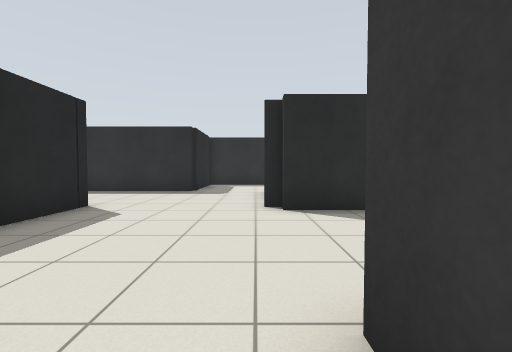
view 1 (above)

19 first-person views from a walk through a robot-simulator world made for Gazebo. The camera is 0.94 m above the floor, tilts 2° down and sees 90° across. The floor is counted in squares, 1 m on a side. Each view is taken from the middle of a square. On the plan, view 1 faces up. The plan holds only what a view shows up to about 10 squares ahead; the rest is blank.

view 2
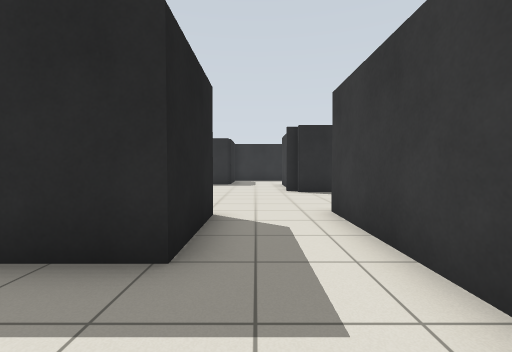

view 3
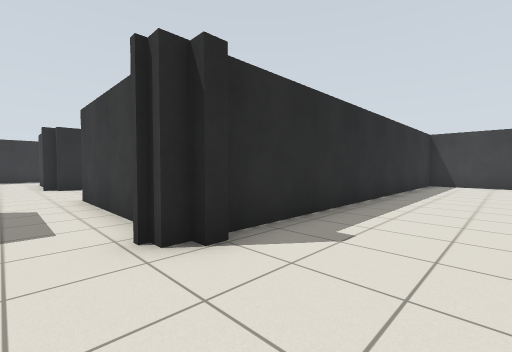

view 4
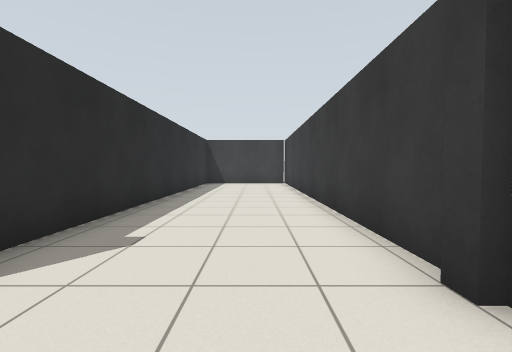

view 5
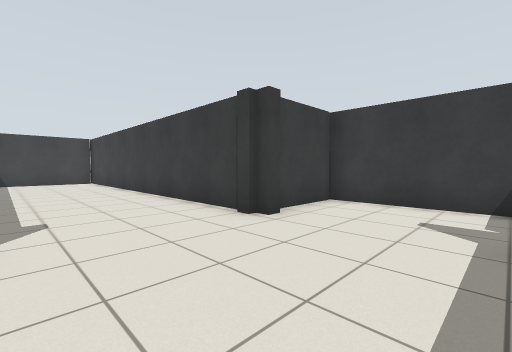

view 6
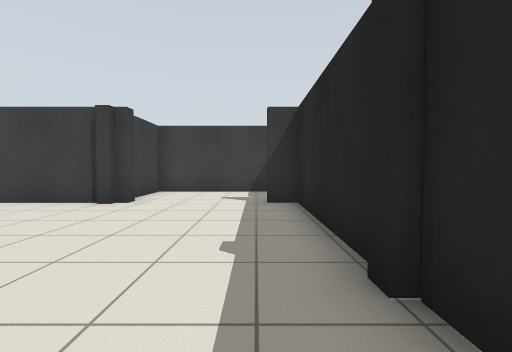

view 7
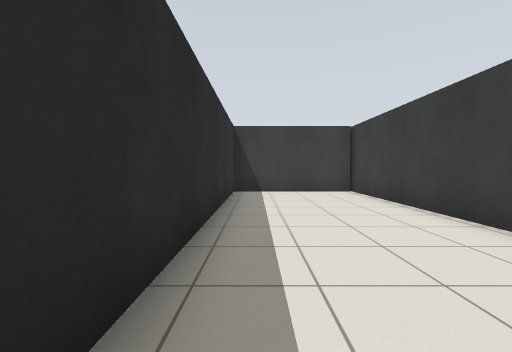

view 8
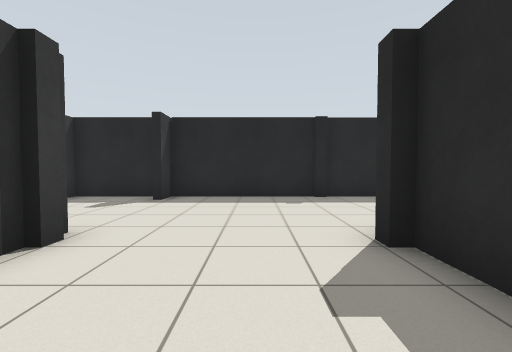

view 9
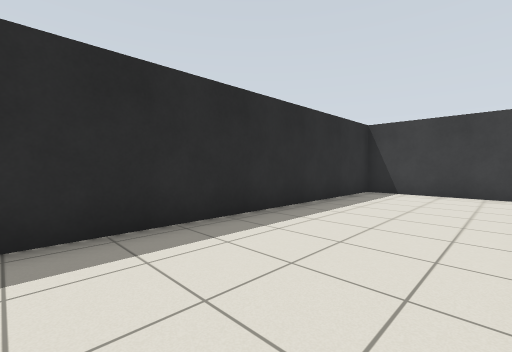

view 10
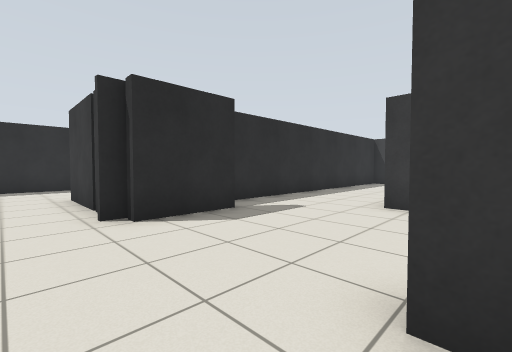

view 11
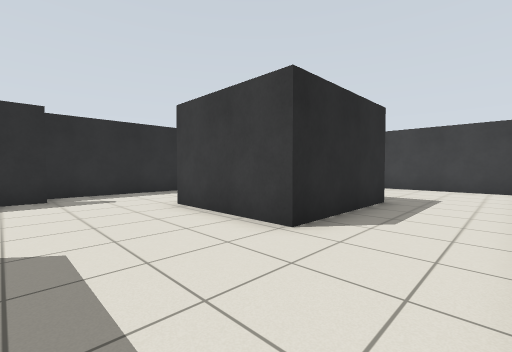

view 12
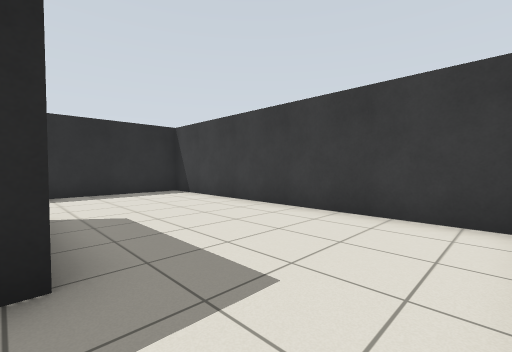

view 13
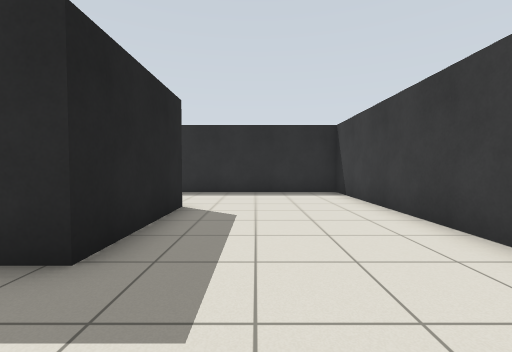

view 14
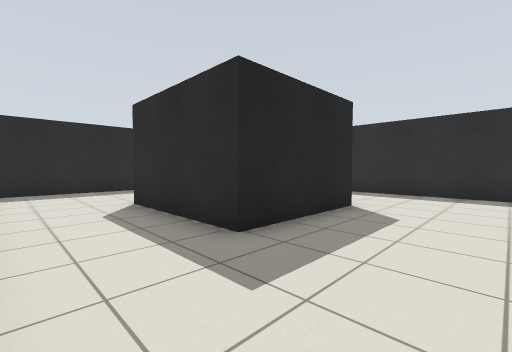

view 15
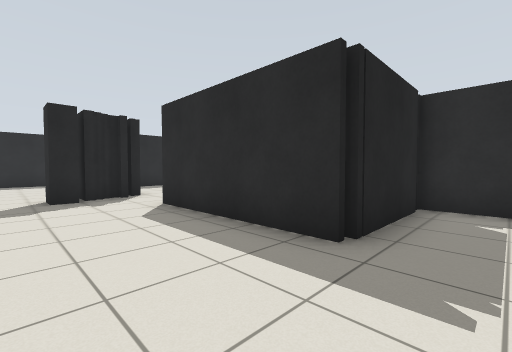

view 16
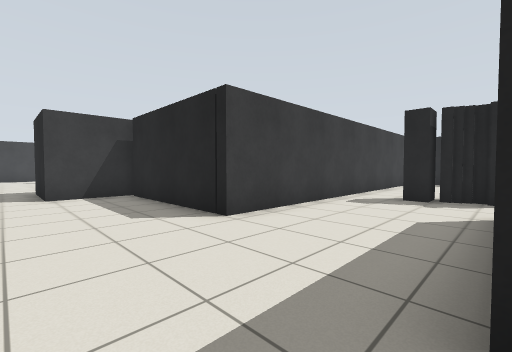

view 17
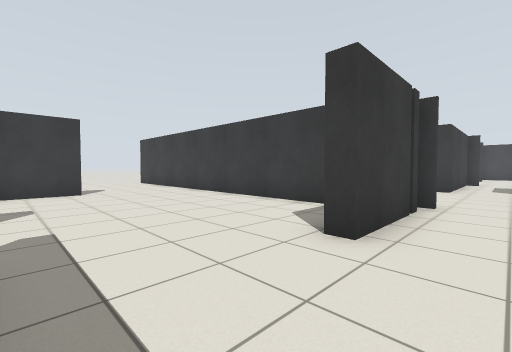

view 18
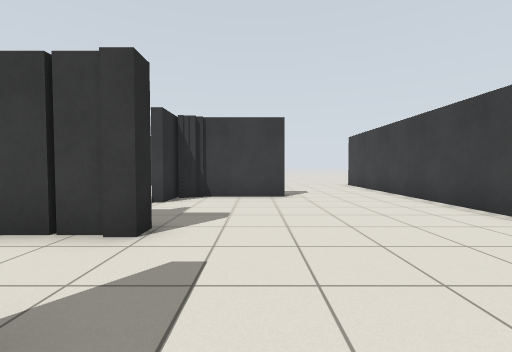

view 19
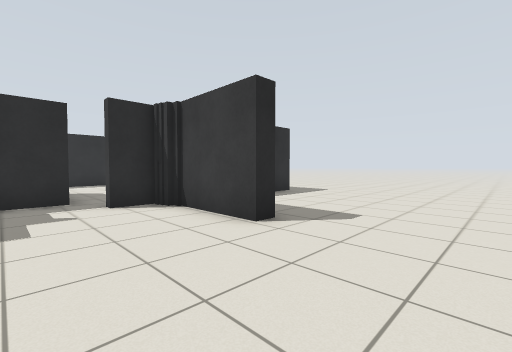

### Floor plan
Points are (right, up) in squares from view 1. A wall is a line through its corners. A room is listed if a view was taken in it or the views show most of it. See-through windows are left out.
Room 1 (views 1, 2, 3, 4, 5, 6, 7, 8, 9, 10)
walls: (1.1, -4.5) (0.6, -4.5); (0.8, -4.2) (0.4, -4.2) (0.4, -3.8); (1, -8.7) (13.8, -8.7) (13.8, -4.2) (1, -4.2); (0.4, -8.7) (0.8, -8.7); (0.4, -9.1) (0.4, -8.5) (1.1, -8.5); (0.6, -2.5) (0.6, 1.4); (-4, -3.8) (-4, -4.2); (-4.1, -4.1) (-4.1, -8.7) (-3.2, -8.7); (-4.1, -9.2) (-4.1, -11.8) (0.6, -11.8) (0.6, -9.4); (-4.1, -2.1) (-4.1, -3.8); (-1.8, 1.1) (-1.8, -1.6) (-3.5, -1.6)
ways out: opening at (-0.5, 1) to room 2
Room 2 (views 11, 12, 13, 14, 15, 16, 17, 18, 19)
walls: (2.4, 7.1) (11.1, 7.1); (2.9, 5.5) (0.5, 5.5); (9.6, 11.1) (9.1, 11.1) (9.1, 13.9); (0.8, 6) (0.1, 6); (5, 13.6) (4.5, 13.6) (4.5, 14.6); (0.4, 6.8) (0.4, 9.8) (0.9, 9.8); (9.3, 3.1) (9.3, -0.6) (5.2, -0.6) (5.2, 3.1); (0.1, 6.2) (0.6, 6.2); (8.8, 13.8) (8.8, 14.4); (9.1, 14.4) (7.8, 14.4); (0.8, 13.6) (-2.5, 13.6); (7.2, 15.7) (5.9, 15.7); (0.6, 1.4) (1, 1.4); (1.1, 0.4) (1.1, -3.1); (-2.4, 13.1) (-2.4, 10) (-7.4, 10); (14, -3.1) (14, 6.5) (2.9, 6.5); (-8.5, 6.2) (-4.1, 6.2) (-4.1, 1.1) (-1.8, 1.1); (-9.4, 9.4) (-9.4, 8.7); (-9.9, 8.5) (-9, 8.5) (-9, 7.9)
ways out: opening at (-0.5, 1) to room 1; opening at (-9.5, 7); opening at (-8.5, 10); opening at (3.5, 14); opening at (15.5, 7.5)

Where each view was taken, in squares from view 1:
view 1: 0 up, 0 right, facing up
view 2: 4 down, 1 left, facing up
view 3: 7 down, 1 left, facing up-right
view 4: 7 down, 1 left, facing right
view 5: 5 down, 3 left, facing down-right
view 6: 2 down, 3 left, facing down
view 7: 5 down, 4 right, facing right
view 8: 6 down, 4 right, facing left
view 9: 8 down, 4 right, facing up-right
view 10: 1 up, 1 left, facing up-right
view 11: 3 down, 2 right, facing up-right
view 12: 3 down, 9 right, facing up-right
view 13: 3 down, 11 right, facing up
view 14: 3 down, 12 right, facing up-left
view 15: 7 up, 1 left, facing up-left
view 16: 10 up, 1 left, facing down-left
view 17: 13 up, 1 left, facing down-right
view 18: 12 up, 1 right, facing right
view 19: 8 up, 6 right, facing up-right
